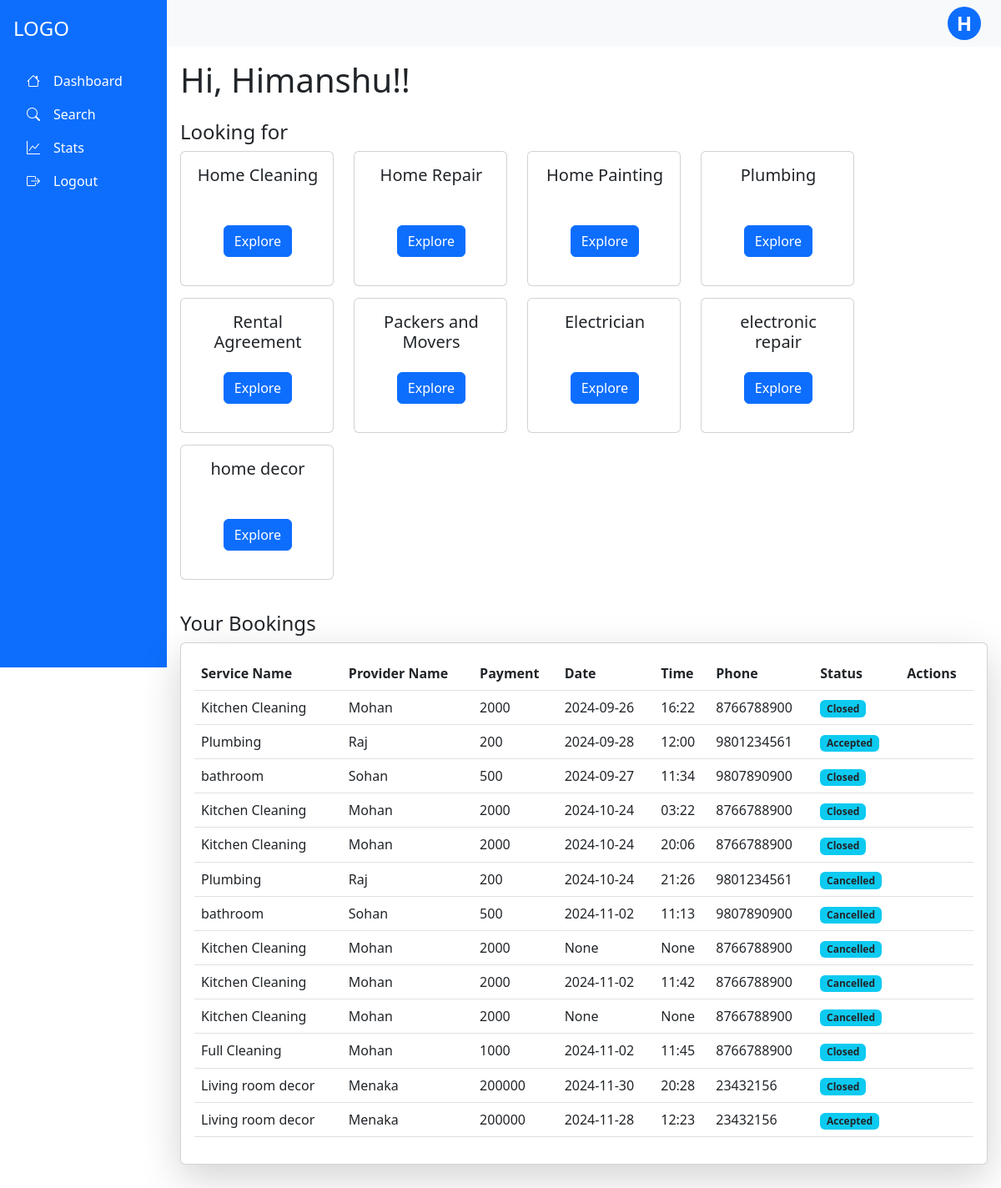
Page /customer/Dashboard (signed in) on the earlier database version.
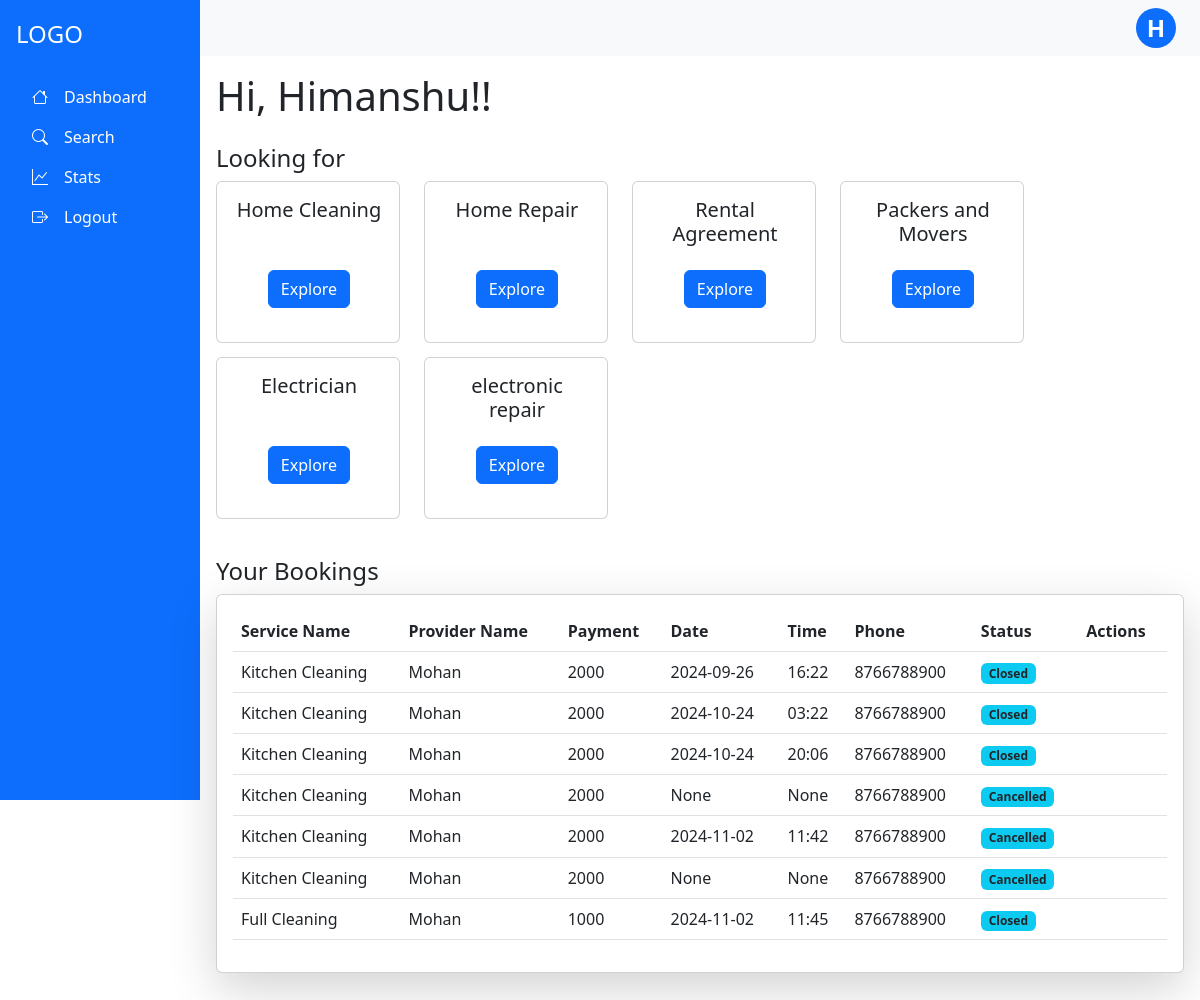
Same page on the later database version.
### app.py (models this page shows, shortened)
class Customer(db.Model,UserMixin):
    __tablename__="customer"
    c_id=db.Column(db.Integer, primary_key=True, autoincrement= True)
    c_name=db.Column(db.String,unique=True)
    c_address=db.Column(db.String)
    c_city=db.Column(db.String)
    c_email=db.Column(db.String,unique=True)
    c_password=db.Column(db.String)
    c_phone=db.Column(db.String)
    c_status=db.Column(db.String)
    Sent_Request=db.relationship("Request",backref="cust")

class Services(db.Model):
    __tablename__="services"
    s_id=db.Column(db.Integer, primary_key=True, autoincrement= True)
    s_name=db.Column(db.String,unique=True)
    baseprice=db.Column(db.Integer)
    packages=db.relationship("Package", backref="service")
    Sproviders=db.relationship("ServiceProvider",backref="service", cascade="all, delete-orphan")

class Request(db.Model):
    __tablename__="request"
    r_id=db.Column(db.Integer, primary_key=True, autoincrement= True)
    sp_id=db.Column(db.Integer, db.ForeignKey("serviceprovider.sp_id"),nullable=False)
    c_id=db.Column(db.Integer, db.ForeignKey("customer.c_id"),nullable=False)
    p_id=db.Column(db.Integer, db.ForeignKey("package.p_id"),nullable=False)
    r_date=db.Column(db.String)
    r_time=db.Column(db.String)
    r_address=db.Column(db.String)
    r_city=db.Column(db.String)
    r_status=db.Column(db.String)
    r_rating=db.Column(db.Integer)

class Package(db.Model):
    __tablename__="package"
    p_id=db.Column(db.Integer, primary_key=True, autoincrement= True)
    p_name=db.Column(db.String)
    p_price=db.Column(db.Integer)
    p_description=db.Column(db.String)
    p_rating=db.Column(db.Integer)
    s_id=db.Column(db.Integer, db.ForeignKey("services.s_id"),nullable=False)
    sp_id=db.Column(db.Integer, db.ForeignKey("serviceprovider.sp_id"),nullable=False)
    req=db.relationship("Request",backref="pack")

class ServiceProvider(db.Model,UserMixin):
    __tablename__='serviceprovider'
    sp_id=db.Column(db.Integer, primary_key=True, autoincrement= True)
    sp_name=db.Column(db.String,unique=True)
    sp_address=db.Column(db.String)
    sp_email=db.Column(db.String,unique=True)
    sp_password=db.Column(db.String)
    sp_exp=db.Column(db.Integer)
    sp_phone=db.Column(db.String)
    sp_city=db.Column(db.String)
    sp_rating=db.Column(db.Integer)
    sp_status=db.Column(db.String)
    sp_rfile=db.Column(db.String)
    sp_servicename=db.Column(db.String,db.ForeignKey("services.s_name"))
    mypackages=db.relationship("Package", backref="servprovider",cascade="all, delete-orphan")
    receive_request=db.relationship("Request",backref="servprovider",cascade="all, delete-orphan")

### app.py (the view)
@app.route("/customer/Dashboard",methods=["GET","POST"])
@login_required
def Dashboard():
    if request.method=="GET":
        s=db.session.query(Services).all()
        serv=[]
        for ser in s:
            serv.append(ser.s_name)
        req=db.session.query(Request).filter_by(c_id=current_user.c_id).all()
        return render_template("/Customer/CustomerDashboard.html",servname=serv,requests=req,cu=current_user)

### app.py (called while the page is built)
@login_manager.user_loader
def load_user(user_id):
    utype,id=user_id.split("-")
    if utype=="c":
        return db.session.query(Customer).filter_by(c_id=id).first()
    elif utype=='sp':
        return db.session.query(ServiceProvider).filter_by(sp_id=id).first()
    else:
        return db.session.query(Admin).filter_by(admin_id=id).first()

### templates/Customer/CustomerDashboard.html (shortened to what this page needs)
{% extends "/Customer/customer_base.html" %}
{% block content %}
<h1 class="mb-4">Hi, {{cu.c_name}}!!</h1>
<div class="mb-5">
  <h4>Looking for</h4>
  <div class="row">
    {% for service in servname %}
    <div class="col-sm-6 mb-3" style="width:13rem; height:10rem;">
        <div class="card">
            <div class="card-body" style="width:184px; height:160px">
            <div class="d-flex justify-content-center text-center" style="width:152px; height:48px"><h5 class="card-title">{{service}}</h5></div>
            <div class="d-flex justify-content-center mt-4"><a href="/customer/search?sname={{service}}" class="btn btn-primary">Explore</a></div>
            </div>
        </div>
    </div>
    {% endfor %}
</div>
<h4 class="mt-4">Your Bookings</h4>
<div class="card shadow-lg">
  <div class="card-body">
      <table class="table">
          <thead>
              <tr>
                  <th>Service Name</th>
                  <th>Provider Name</th>
                  <th>Payment</th>
                  <th>Date</th>
                  <th>Time</th>
                  <th>Phone</th>
                  <th>Status</th>
                  <th>Actions</th>
              </tr>
          </thead>
          <tbody>
            {% for request in requests %}
              <tr>
                  <td>{{request.pack.p_name}}</td>
                  <td>{{request.servprovider.sp_name}}</td>
                  <td>{{request.pack.p_price}}</td>
                  <td>{{request.r_date}}</td>
                  <td>{{request.r_time}}</td>
                  <td>{{request.servprovider.sp_phone}}</td>
                  <td><span class="badge bg-info text-dark">{{request.r_status}}</span></td>
                  <td class="action-btns">
                  </td>
              </tr>
            {% endfor %}
          </tbody>
      </table>
  </div>
</div>
{% endblock %}

### templates/Customer/customer_base.html (shortened to what this page needs)
<!DOCTYPE html>
<html lang="en">
<head>
  <link href="https://cdn.jsdelivr.net/npm/bootstrap@5.3.0-alpha3/dist/css/bootstrap.min.css" rel="stylesheet">
  <link rel="stylesheet" href="https://cdn.jsdelivr.net/npm/bootstrap-icons/font/bootstrap-icons.css">
</head>
<body>
    <div class="container-fluid">
      <div class="row min-vh-100 d-flex flex-column flex-md-row">
        <nav class="col-md-3 col-lg-2 d-flex flex-column bg-primary text-white p-3 vh-100 position-fixed">
            <div class="text-start py-1 mb-3">
              <h4 class="text-white">LOGO</h4>
            </div>
            <ul class="nav flex-column">
              <li class="nav-item">
                <a class="nav-link text-white" href="/customer/Dashboard"><i class="bi bi-house"></i><span class="px-3">Dashboard</span></a>
              </li>
              <li class="nav-item">
                <a class="nav-link text-white" href="/customer/search"><i class="bi bi-search"></i><span class="px-3">Search</span></a>
              </li>
              <li class="nav-item">
                <a class="nav-link text-white" href="/customer/stats"><i class="bi bi-graph-up"></i><span class="px-3">Stats</span></a>
              </li>
              <li class="nav-item">
                <a class="nav-link text-white" href="/logout"><i class="bi bi-box-arrow-right"></i><span class="px-3">Logout</span></a>
              </li>
            </ul>
        </nav>
        <div class="col-md-9 ms-sm-auto col-lg-10 px-md-0">
          <nav class="navbar navbar-expand-lg navbar-light bg-light w-100">
            <div class="dropdown ms-auto me-4">
              <a href="#" class="d-flex align-items-center text-decoration-none bg-primary text-white rounded-circle justify-content-center " style="width: 40px; height: 40px; font-size: 1.5rem; font-weight: bold;"
                 id="dropdownUser" data-bs-toggle="dropdown" aria-expanded="false">
                 {{cu.c_name[:1]}}
              </a>
            </div>
          </nav>
          <main class="p-3">
            {% block content %}
            {% endblock %}
          </main>
        </div>
      </div>
    </div>
</body>
</html>

Differences in the rows shown:
removed Services: s_name "Home Painting"
removed Services: s_name "Plumbing"
removed Services: s_name "home decor"
removed Request: pack.p_name "Plumbing", servprovider.sp_name "Raj", pack.p_price "200", r_date "2024-09-28", r_time "12:00", servprovider.sp_phone "9801234561", r_status "Accepted"
removed Request: pack.p_name "bathroom", servprovider.sp_name "Sohan", pack.p_price "500", r_date "2024-09-27", r_time "11:34", servprovider.sp_phone "9807890900", r_status "Closed"
removed Request: pack.p_name "Plumbing", servprovider.sp_name "Raj", pack.p_price "200", r_date "2024-10-24", r_time "21:26", servprovider.sp_phone "9801234561", r_status "Cancelled"
removed Request: pack.p_name "bathroom", servprovider.sp_name "Sohan", pack.p_price "500", r_date "2024-11-02", r_time "11:13", servprovider.sp_phone "9807890900", r_status "Cancelled"
removed Request: pack.p_name "Living room decor", servprovider.sp_name "Menaka", pack.p_price "200000", r_date "2024-11-30", r_time "20:28", servprovider.sp_phone "23432156", r_status "Closed"
removed Request: pack.p_name "Living room decor", servprovider.sp_name "Menaka", pack.p_price "200000", r_date "2024-11-28", r_time "12:23", servprovider.sp_phone "23432156", r_status "Accepted"
